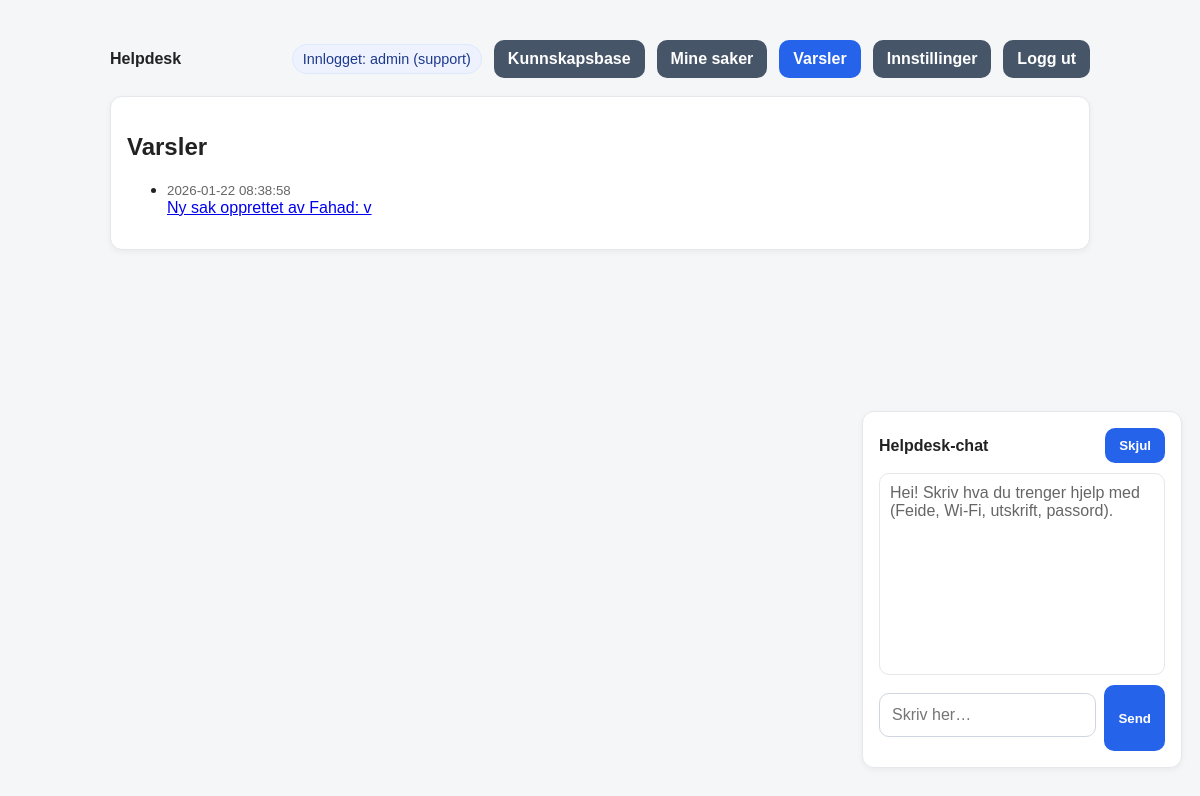
Page /notifications (signed in) on the committed database.
### tables this page shows
CREATE TABLE notifications (
            id INTEGER PRIMARY KEY AUTOINCREMENT,
            user TEXT NOT NULL,
            message TEXT NOT NULL,
            link TEXT,
            read INTEGER NOT NULL DEFAULT 0,
            created_at TEXT NOT NULL DEFAULT (datetime('now'))
        );

### routes.py (the view)
@bp.route("/notifications")
def notifications_page():
    user = current_user()
    if not user:
        return redirect(url_for("main.login"))
    try:
        notifs = get_notifications(user)
        mark_all_notifications_read(user)
    except Exception as e:
        logger.error(f"Notifications error: {e}")
        notifs = []
    return render_template("notifications.html", notifications=notifs)

### __init__.py (called while the page is built)
def create_app():
    app = Flask(__name__)
    app.config.from_object(Config)
    init_mail(app)
    @app.after_request
    def set_security_headers(response):
        response.headers['X-Content-Type-Options'] = 'nosniff'
        response.headers['X-Frame-Options'] = 'DENY'
        response.headers['X-XSS-Protection'] = '1; mode=block'
        return response
    from .routes import bp
    app.register_blueprint(bp)
    return app

### db.py (called while the page is built)
def _conn() -> sqlite3.Connection:
    DB_PATH.parent.mkdir(parents=True, exist_ok=True)
    conn = sqlite3.connect(DB_PATH)
    conn.row_factory = sqlite3.Row
    return conn

def get_notifications(user: str) -> List[Dict[str, Any]]:
    conn = _conn()
    cur = conn.cursor()
    cur.execute("SELECT * FROM notifications WHERE user = ? ORDER BY id DESC", (user,))
    rows = cur.fetchall()
    conn.close()
    return [dict(r) for r in rows]

def mark_all_notifications_read(user: str) -> None:
    conn = _conn()
    cur = conn.cursor()
    cur.execute("UPDATE notifications SET read = 1 WHERE user = ?", (user,))
    conn.commit()
    conn.close()

def count_notifications(user: str) -> int:
    conn = _conn()
    cur = conn.cursor()
    cur.execute("SELECT COUNT(*) AS c FROM notifications WHERE user = ? AND read = 0", (user,))
    row = cur.fetchone()
    conn.close()
    return int(row["c"]) if row else 0

### routes.py (called while the page is built)
def current_user():
    return session.get("user")

@bp.before_app_request
def ensure_db():
    try:
        init_db()
    except Exception as e:
        logger.error(f"Database initialization failed: {e}")

@bp.context_processor
def inject_notification_count():
    if current_user():
        try:
            return {"notif_count": count_notifications(current_user())}
        except Exception:
            return {"notif_count": 0}
    return {"notif_count": 0}

### templates/notifications.html
{% extends "base.html" %}
{% block content %}
<div class="card">
  <h2>Varsler</h2>
  {% if notifications and notifications|length > 0 %}
    <ul>
      {% for n in notifications %}
        <li style="margin: 10px 0;">
          <small class="muted">{{ n.created_at }}</small><br>
          {% if n.link %}
            <a href="{{ n.link }}">{{ n.message }}</a>
          {% else %}
            {{ n.message }}
          {% endif %}
        </li>
      {% endfor %}
    </ul>
  {% else %}
    <p class="muted">Du har ingen varsler.</p>
  {% endif %}
</div>
{% endblock %}

### templates/base.html (shortened to what this page needs)
<!doctype html>
<html lang="no">
  <head>
  </head>
  <body>
    <header>
      <strong>Helpdesk</strong>
      <nav>
        {% if session.get("user") %}
          <span class="pill">
            Innlogget: {{ session.get("user") }} ({{ session.get("role") }})
          </span>
          {% set ep = request.endpoint or "" %}
          <a href="{{ url_for('main.kb') }}"
             class="nav-btn {% if ep == 'main.kb' %}active{% endif %}">
            Kunnskapsbase
          </a>
          <a href="{{ url_for('main.tickets') }}"
             class="nav-btn {% if ep == 'main.tickets' %}active{% endif %}">
            Mine saker
          </a>
          <a href="{{ url_for('main.notifications_page') }}"
             class="nav-btn {% if ep == 'main.notifications_page' %}active{% endif %}">
            Varsler
          </a>
          <a href="{{ url_for('main.settings') }}"
             class="nav-btn {% if ep == 'main.settings' %}active{% endif %}">
            Innstillinger
          </a>
          <a href="{{ url_for('main.logout') }}" class="nav-btn">
            Logg ut
          </a>
        {% endif %}
      </nav>
    </header>
    {% block content %}{% endblock %}
    <div id="chatbot" style="position:fixed; right:18px; bottom:18px; width:320px; z-index:9999;">
      <div class="card">
        <div style="display:flex; justify-content:space-between; align-items:center;">
          <strong>Helpdesk-chat</strong>
          <button id="chatToggle" type="button">Skjul</button>
        </div>
        <div id="chatBody">
          <div id="chatLog"
               style="height:180px; overflow:auto; border:1px solid #e5e7eb;
                      border-radius:10px; padding:10px; margin-top:10px;">
            <div class="muted">
              Hei! Skriv hva du trenger hjelp med (Feide, Wi-Fi, utskrift, passord).
            </div>
          </div>
          <div style="display:flex; gap:8px; margin-top:10px;">
            <input id="chatInput" type="text" placeholder="Skriv her…" />
            <button id="chatSend" type="button">Send</button>
          </div>
        </div>
      </div>
    </div>
  </body>
</html>

### templates/base.html (style rules this page uses)
:root { --bg:#f4f6f8; --text:#222; --muted:#666; --card:#fff; --border:#e5e7eb; --primary:#2563eb; --primaryHover:#1d4ed8; --green:#16a34a; --yellow:#ca8a04; --red:#dc2626; --gray:#475569; --grayHover:#334155; }
body { font-family: Arial, sans-serif; font-size:16px; max-width:980px; margin:40px auto; padding:0 16px; background:var(--bg); color:var(--text); }
header { display:flex; justify-content:space-between; align-items:center; margin-bottom:18px; }
nav { display:flex; gap:12px; align-items:center; flex-wrap:wrap; }
.pill { background:#eef2ff; border:1px solid #dbeafe; color:#1e3a8a; padding:6px 10px; border-radius:999px; font-size:.9rem; white-space:nowrap; }
.nav-btn { display:inline-block; padding:10px 14px; border-radius:10px; font-weight:800; text-decoration:none; color:#fff; background:var(--gray); }
.nav-btn.active { background:var(--primary); }
.card { background:var(--card); border:1px solid var(--border); border-radius:12px; padding:16px; margin:14px 0; box-shadow:0 2px 6px rgba(0,0,0,.05); }
.muted { color:var(--muted); }
input, textarea, select { width:100%; padding:12px; margin:8px 0 14px; border-radius:10px; border:1px solid #cfd6df; font-size:16px; box-sizing:border-box; }
button { background:var(--primary); color:#fff; border:0; border-radius:10px; padding:10px 14px; font-weight:800; cursor:pointer; }

### rows in the picture
notifications: get "admin", created_at "2026-01-22 08:38:58", message "Ny sak opprettet av Fahad: v"

### other values in the picture
{{ session.get("role") }} "support"
